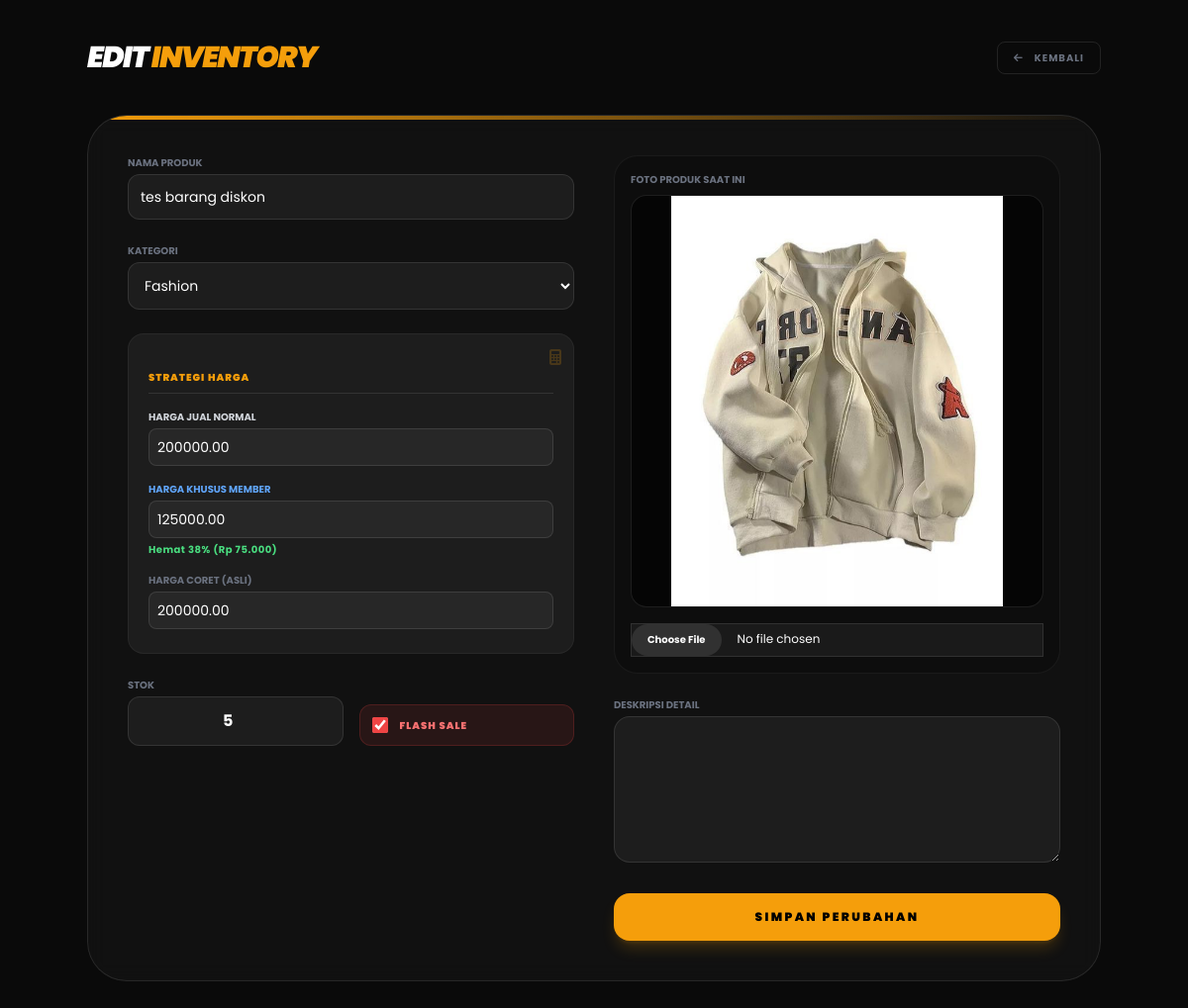
Screenshot of /products_edit.php?id=11 (signed in) with the database file from the repository.
### tables this page shows
CREATE TABLE `products` (
  `id` int(11) NOT NULL,
  `title` varchar(200) NOT NULL,
  `category` enum('Fashion','Food','Aksesoris','Other') DEFAULT 'Other',
  `description` text DEFAULT NULL,
  `price` decimal(12,2) DEFAULT 0.00,
  `member_price` decimal(15,2) DEFAULT NULL,
  `original_price` decimal(10,2) DEFAULT NULL,
  `image` varchar(255) DEFAULT NULL,
  `created_at` timestamp NOT NULL DEFAULT current_timestamp(),
  `stock` int(11) NOT NULL DEFAULT 0,
  `is_flash_sale` tinyint(1) DEFAULT 0,
  `flash_sale_end` datetime DEFAULT NULL,
  `rating` float NOT NULL DEFAULT 0,
  `rating_count` int(11) NOT NULL DEFAULT 0
);

### products_edit.php (the view, shortened to what this page needs)
<?php
include './config/db.php';
$id = intval($_GET['id'] ?? 0);
$res = $conn->query("SELECT * FROM products WHERE id=$id");
$product = $res->fetch_assoc();
?>
<!DOCTYPE html>
<html lang="id">
<head>
    <script src="https://cdn.tailwindcss.com"></script>
    <link href="https://cdnjs.cloudflare.com/ajax/libs/font-awesome/6.5.1/css/all.min.css" rel="stylesheet">
</head>
<body class="p-5 md:p-10">
    <div class="max-w-5xl mx-auto">
        <div class="flex justify-between items-center mb-10">
            <h1 class="text-3xl font-black uppercase italic tracking-tighter text-white">
                Edit <span class="text-amber-500">Inventory</span>
            </h1>
            <a href="products.php" class="text-[10px] font-bold text-gray-500 hover:text-white transition tracking-widest uppercase border border-white/10 px-4 py-2 rounded-lg hover:bg-white/5">
                <i class="fa fa-arrow-left mr-2"></i> Kembali
            </a>
        </div>
        <div class="glass p-8 md:p-10 rounded-[40px] relative overflow-hidden">
            <div class="absolute top-0 left-0 w-full h-1 bg-gradient-to-r from-amber-500 to-transparent"></div>
            <form method="POST" enctype="multipart/form-data" class="grid grid-cols-1 lg:grid-cols-2 gap-10">
                <div class="space-y-6">
                    <div>
                        <label class="text-[10px] uppercase text-gray-500 font-bold mb-1 block">Nama Produk</label>
                        <input type="text" name="title" value="<?= htmlspecialchars($product['title']) ?>" class="w-full p-3 rounded-xl outline-none text-sm">
                    </div>
                    <div>
                        <label class="text-[10px] uppercase text-gray-500 font-bold mb-1 block">Kategori</label>
                        <select name="category" class="w-full p-3 rounded-xl outline-none text-sm cursor-pointer">
                            <option value="Fashion" <?= $product['category'] == 'Fashion' ? 'selected' : '' ?>>Fashion</option>
                        </select>
                    </div>
                    <div class="p-5 rounded-2xl bg-white/5 border border-white/5 space-y-4 relative group hover:border-amber-500/30 transition">
                        <div class="absolute top-3 right-3 text-amber-500 opacity-20 group-hover:opacity-100 transition">
                            <i class="fa fa-calculator"></i>
                        </div>
                        <p class="text-[10px] uppercase text-amber-500 font-black tracking-widest border-b border-white/10 pb-2">Strategi Harga</p>
                        <div>
                            <label class="text-[10px] uppercase text-gray-300 font-bold mb-1 block">Harga Jual Normal</label>
                            <input type="number" id="inp_price" name="price" value="<?= $product['price'] ?>" class="w-full p-2 rounded-lg text-sm bg-black/20">
                        </div>
                        <div>
                            <label class="text-[10px] uppercase text-blue-400 font-bold mb-1 block">Harga Khusus Member</label>
                            <input type="number" id="inp_member" name="member_price" value="<?= $product['member_price'] ?>" placeholder="Opsional" class="w-full p-2 rounded-lg text-sm border-blue-500/30 focus:border-blue-500 bg-black/20">
                            <span id="calc_member" class="helper-text text-blue-400/70"></span>
                        </div>
                        <div>
                            <label class="text-[10px] uppercase text-gray-500 font-bold mb-1 block">Harga Coret (Asli)</label>
                            <input type="number" id="inp_original" name="original_price" value="<?= $product['original_price'] ?>" placeholder="Opsional" class="w-full p-2 rounded-lg text-sm text-gray-400 bg-black/20">
                        </div>
                    </div>
                    <div class="grid grid-cols-2 gap-4 items-center">
                        <div>
                            <label class="text-[10px] uppercase text-gray-500 font-bold mb-1 block">Stok</label>
                            <input type="number" name="stock" value="<?= $product['stock'] ?>" class="w-full p-3 rounded-xl outline-none text-center font-bold">
                        </div>
                        <div class="h-full flex items-end">
                            <label class="flex items-center gap-3 p-3 w-full bg-red-500/10 border border-red-500/20 rounded-xl cursor-pointer hover:bg-red-500/20 transition">
                                <input type="checkbox" name="is_flash_sale" value="1" class="w-4 h-4 accent-red-500" <?= $product['is_flash_sale'] ? 'checked' : '' ?>>
                                <span class="text-[10px] uppercase text-red-400 font-black tracking-widest">Flash Sale</span>
                            </label>
                        </div>
                    </div>
                </div>
                <div class="space-y-6">
                    <div class="bg-black/20 p-4 rounded-3xl border border-white/5">
                        <label class="text-[10px] uppercase text-gray-500 font-bold mb-2 block">Foto Produk Saat Ini</label>
                        <div class="aspect-square rounded-2xl overflow-hidden mb-4 border border-white/10 bg-[#050505]">
                            <img src="<?= $product['image'] ?>" class="w-full h-full object-contain">
                        </div>
                        <input type="file" name="image" class="block w-full text-xs text-gray-400 file:mr-4 file:py-2 file:px-4 file:rounded-full file:border-0 file:text-[10px] file:font-bold file:bg-white/10 file:text-white hover:file:bg-amber-500 hover:file:text-black transition">
                    </div>
                    <div>
                        <label class="text-[10px] uppercase text-gray-500 font-bold mb-1 block">Deskripsi Detail</label>
                        <textarea name="description" rows="5" class="w-full p-4 rounded-2xl outline-none text-sm leading-relaxed"><?= htmlspecialchars($product['description']) ?></textarea>
                    </div>
                    <button type="submit" class="w-full bg-amber-500 text-black font-black py-4 rounded-2xl hover:bg-amber-400 transition uppercase text-xs tracking-[0.2em] shadow-lg shadow-amber-500/20 mt-4">
                        Simpan Perubahan
                    </button>
                </div>
            </form>
        </div>
    </div>
</body>
</html>

### products_edit.php (style rules this page uses)
body { font-family: 'Poppins', sans-serif; background-color: #0a0a0a; color: white; }
.glass { background: rgba(255, 255, 255, 0.03); backdrop-filter: blur(10px); border: 1px solid rgba(255, 255, 255, 0.1); }
input, select, textarea { background: rgba(255,255,255,0.05) !important; border: 1px solid rgba(255,255,255,0.1) !important; color: white !important; transition: 0.3s; }
select { color-scheme: dark; }
select option { background-color: #0a0a0a !important; color: white !important; }
.helper-text { font-size: 10px; font-weight: bold; letter-spacing: 0.05em; margin-top: 4px; display: block; }

### rows the page displays
products: title "tes barang diskon", category "Fashion", price "200000.00", member_price "125000.00", original_price "200000.00", stock "5", is_flash_sale "☑", image (picture)
